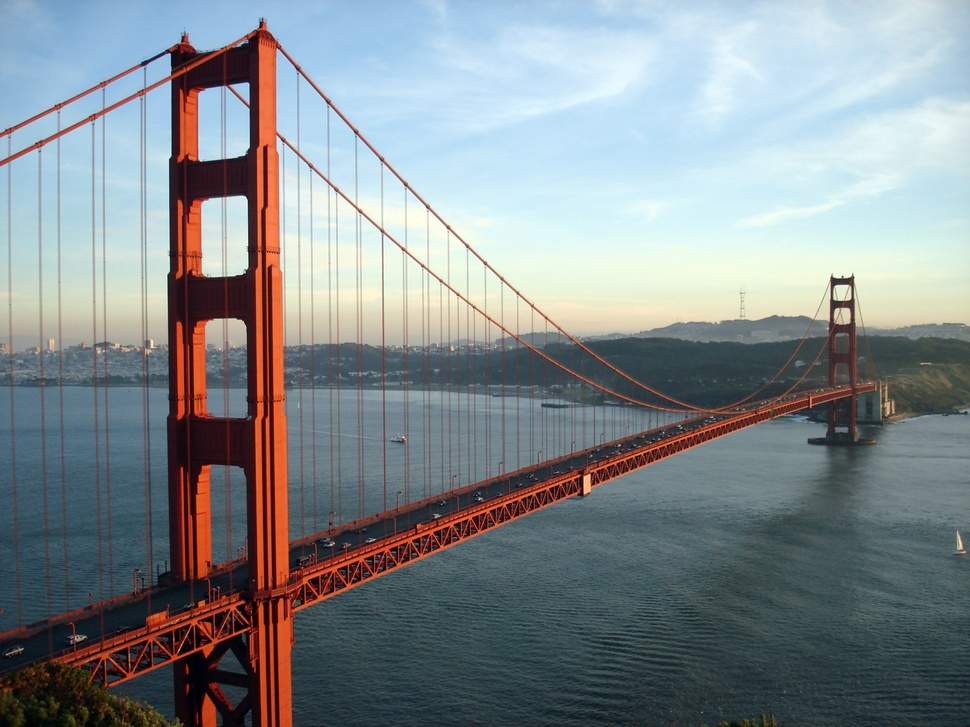
#> input picture Python/bridge.jpg, 970 x 727 px, shrunk from 2880 x 2160 before the run
$ python blur.py
#> lines starting #> are read from the running program, lines starting #| are printed output that depends on the picture
from PIL import Image, ImageFilter

before = Image.open("bridge.jpg")
#> before is the input picture: PIL image 970x727 RGB; mean R, G, B 130.4, 138.3, 141.5
after = before.filter(ImageFilter.BoxBlur(10))
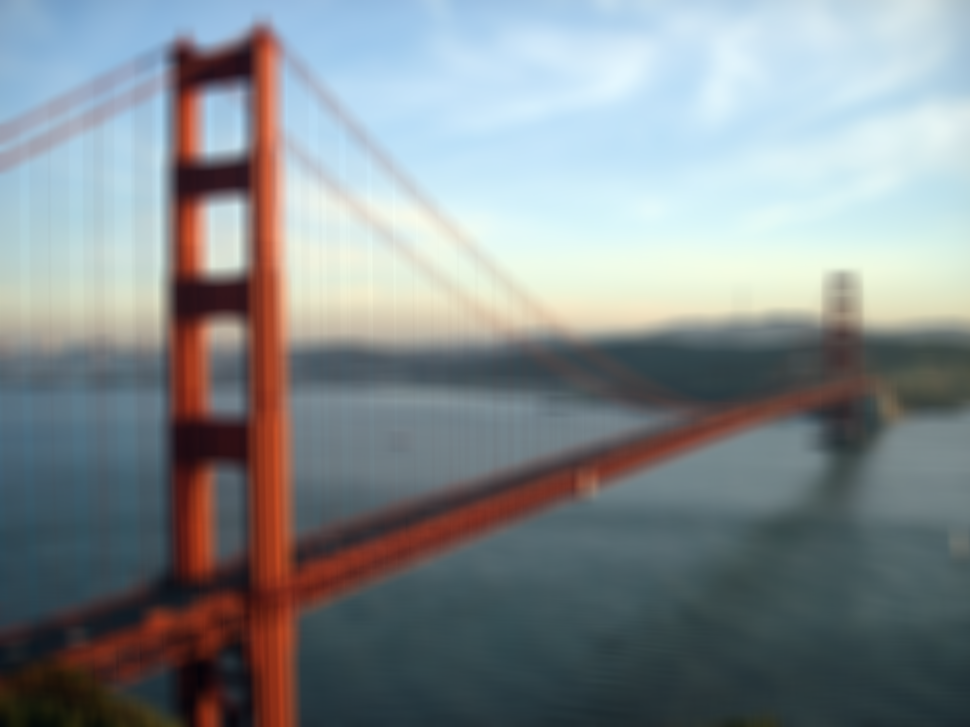
#> after: PIL image 970x727 RGB; mean R, G, B 130.4, 138.2, 141.5
after.save("bridgeBlurred.jpg")
